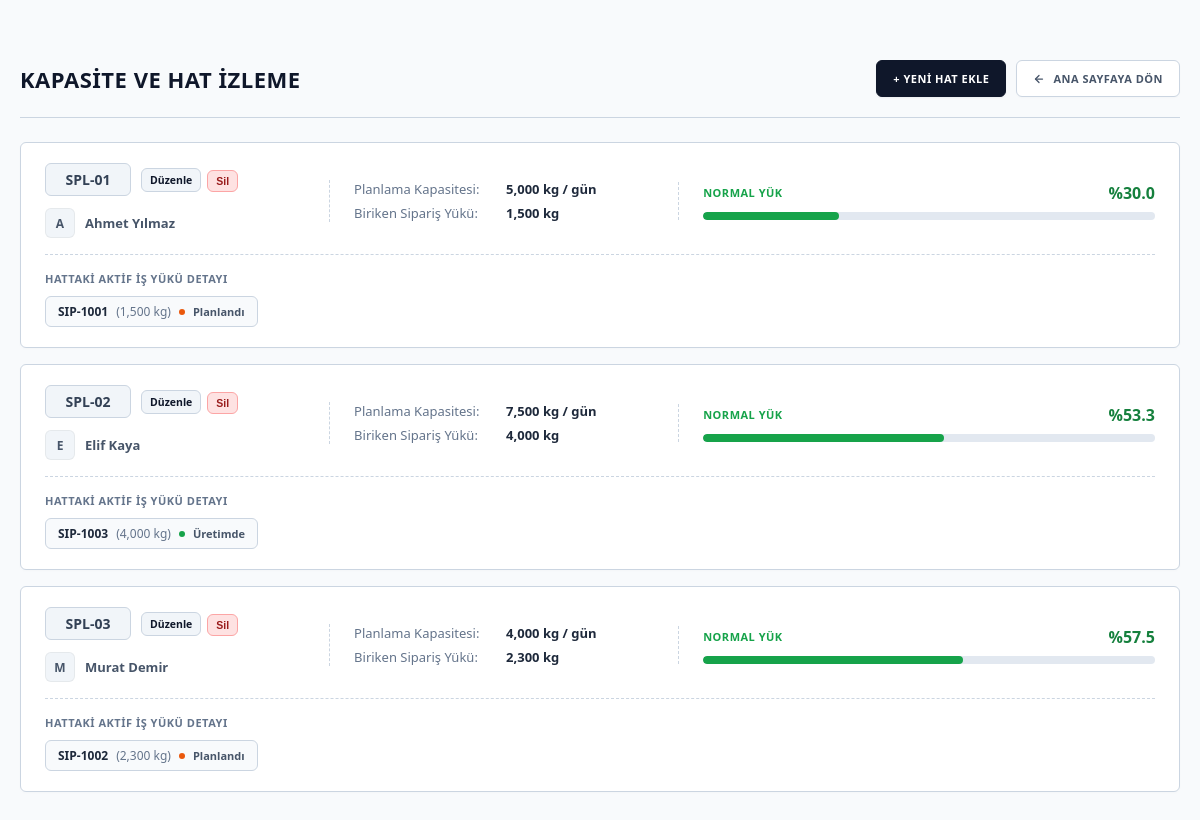
The app's page /lines, older data.
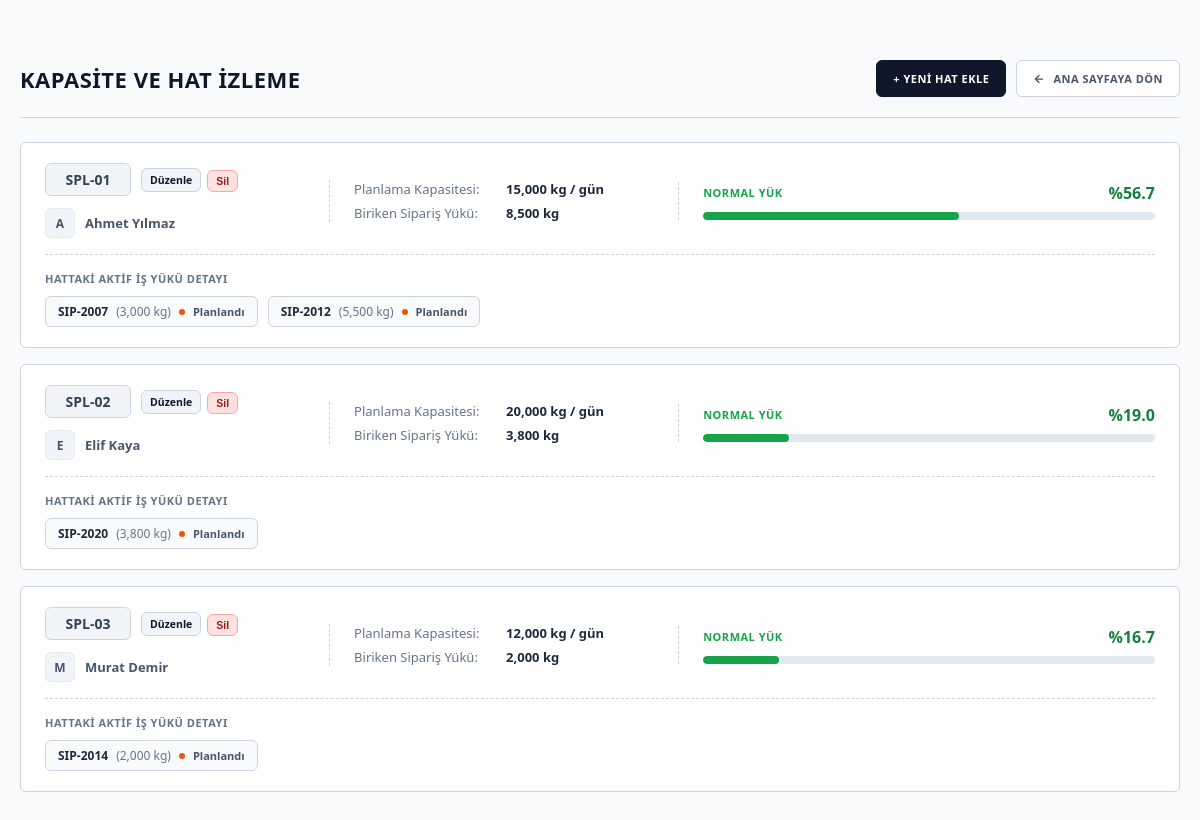
The same page, newer data.
### app/models.py (models this page shows)
class ProductionLine(Base):
    __tablename__ = "production_lines"
    id: Mapped[int] = mapped_column(
        primary_key=True,
        index=True,
    )
    line_name: Mapped[str] = mapped_column(
        String(50),
        nullable=False,
    )
    capacity: Mapped[int | None] = mapped_column(
        nullable=True,
    )
    operator_name: Mapped[str | None] = mapped_column(
        String(100),
        nullable=True,
    )

class Order(Base):
    __tablename__ = "orders"
    id: Mapped[int] = mapped_column(
        primary_key=True,
        index=True,
    )
    order_no: Mapped[str] = mapped_column(
        String(50),
        unique=False,
        nullable=False,
        index=True,
    )
    item_no: Mapped[str] = mapped_column(
        String(50),
        nullable=False,
        index=True,
    )
    customer_name: Mapped[str] = mapped_column(
        String(150),
        nullable=False,
    )
    product_id: Mapped[int | None] = mapped_column(
        ForeignKey("products.id"),
        nullable=True,
    )
    quantity: Mapped[float | None] = mapped_column(
        Float,
        nullable=True,
    )
    width: Mapped[float | None] = mapped_column(
        Float,
        nullable=True,
    )
    grammage: Mapped[float | None] = mapped_column(
        Float,
        nullable=True,
    )
    market_type: Mapped[str] = mapped_column(
        String(50),
        default="Yurtiçi",
        nullable=False,
    )
    sales_rep: Mapped[str | None] = mapped_column(
        String(100),
        nullable=True,
    )
    unit_price: Mapped[float] = mapped_column(
        Float,
        default=0.0,
        nullable=False,
    )
    currency: Mapped[str] = mapped_column(
        String(20),
        default="TRY",
        nullable=False,
    )
    production_line: Mapped[str | None] = mapped_column(
        String(50),
        nullable=True,
    )
    priority: Mapped[str] = mapped_column(
        String(50),
        default="Orta",
        nullable=False,
    )
    status: Mapped[str] = mapped_column(
        String(50),
        default="Yeni",
        nullable=False,
    )
    estimated_delivery_date: Mapped[date | None] = mapped_column(
        Date,
        nullable=True,
    )
    actual_delivery_date: Mapped[date | None] = mapped_column(
        Date,
        nullable=True,
    )
    completion_date: Mapped[date | None] = mapped_column(
        Date,
        nullable=True,
    )
    product = relationship("Product", back_populates="orders")

### app/main.py (the view)
@app.get(
    "/lines",
    response_class=HTMLResponse,
)
def get_production_lines(request: Request, error: str = None):
    db = SessionLocal()
    try:
        lines = db.query(models.ProductionLine).all()
        for line in lines:
            active_load = (
                db.query(func.sum(models.Order.quantity))
                .filter(
                    models.Order.production_line == line.line_name,
                    models.Order.status.in_(
                        ["Yeni", "Planlandı", "Üretimde"]
                    )
                )
                .scalar()
            )
            active_load = active_load or 0
            if line.capacity and line.capacity > 0:
                occupancy_rate = (
                    active_load / line.capacity
                ) * 100
            else:
                occupancy_rate = 0
            line.active_load = active_load
            line.occupancy_rate = round(occupancy_rate, 1)
            active_orders = db.query(models.Order).filter(
                models.Order.production_line == line.line_name,
                models.Order.status.in_(["Yeni", "Planlandı", "Üretimde"])
            ).all()
            line.active_orders = active_orders
    finally:
        db.close()
    return templates.TemplateResponse(
        request=request,
        name="lines.html",
        context={
            "title": "Üretim Hatları - Üretim Asistanım",
            "lines": lines,
            "error": error,
        },
    )

### app/templates/lines.html (shortened to what this page needs)
<!DOCTYPE html>
<html lang="tr">
<head>
</head>
<body>
    <div class="container">
        <div class="header">
            <h1>Kapasite ve Hat İzleme</h1>
            <div style="display: flex; gap: 10px;">
                <a href="/lines/new" style="display: inline-flex; align-items: center; text-decoration: none; color: white; background-color: #0f172a; font-weight: 700; font-size: 11px; padding: 10px 16px; border-radius: 6px; border: 1px solid #0f172a; box-shadow: 0 1px 2px rgba(0,0,0,0.05); text-transform: uppercase; letter-spacing: 0.5px; transition: all 0.2s;">
                    + Yeni Hat Ekle
                </a>
                <a href="/" class="btn-back">
                    <svg width="12" height="12" viewBox="0 0 24 24" fill="none" stroke="currentColor" stroke-width="2.5" stroke-linecap="round" stroke-linejoin="round">
                        <line x1="19" y1="12" x2="5" y2="12"></line>
                        <polyline points="12 19 5 12 12 5"></polyline>
                    </svg>
                    Ana Sayfaya Dön
                </a>
            </div>
        </div>
        <div class="lines-grid">
            {% if lines %}
                {% for line in lines %}
                    {% set color_class = "bg-green" %}
                    {% if line.occupancy_rate > 90 %}
                        {% set color_class = "bg-red" %}
                    {% elif line.occupancy_rate >= 75 %}
                        {% set color_class = "bg-orange" %}
                    {% endif %}
                    <div class="line-card">
                        <div class="line-card-main">
                            <div class="card-section section-operator">
                                <div style="display: flex; align-items: center; gap: 10px; flex-wrap: wrap;">
                                    <span class="line-badge">{{ line.line_name }}</span>
                                    <div style="display: flex; gap: 6px;">
                                        <a href="/lines/{{ line.id }}/edit" style="display: inline-flex; align-items: center; text-decoration: none; color: #0f172a; background-color: #f1f5f9; font-weight: 700; font-size: 10.5px; padding: 4px 8px; border-radius: 6px; border: 1px solid #cbd5e1; transition: all 0.2s ease;">
                                            Düzenle
                                        </a>
                                        <form action="/lines/{{ line.id }}/delete" method="post" style="display: inline;" onsubmit="return confirm('Bu üretim hattını silmek istediğinizden emin misiniz?');">
                                            <button type="submit" style="display: inline-flex; align-items: center; color: #991b1b; background-color: #fee2e2; font-weight: 700; font-size: 10.5px; padding: 4px 8px; border-radius: 6px; border: 1px solid #fca5a5; cursor: pointer; transition: all 0.2s ease;">
                                                Sil
                                            </button>
                                        </form>
                                    </div>
                                </div>
                                <div class="operator-info">
                                    <div class="avatar" style="border-radius: 6px; background-color: {% if color_class == 'bg-red' %}#fee2e2{% elif color_class == 'bg-orange' %}#fef3c7{% else %}#f1f5f9{% endif %}; color: {% if color_class == 'bg-red' %}#dc2626{% elif color_class == 'bg-orange' %}#ea580c{% else %}#475569{% endif %};">
                                        {{ line.operator_name[0] if line.operator_name else '?' }}
                                    </div>
                                    <span class="operator-name">{{ line.operator_name or 'Operatör Atanmadı' }}</span>
                                </div>
                            </div>
                            <div class="card-section section-info">
                                <div class="info-row">
                                    <span class="info-label">Planlama Kapasitesi:</span>
                                    <span class="info-value">{{ "{:,.0f}".format(line.capacity)|replace('.', ',') if line.capacity else '-' }} kg / gün</span>
                                </div>
                                <div class="info-row">
                                    <span class="info-label">Biriken Sipariş Yükü:</span>
                                    <span class="info-value">{{ "{:,.0f}".format(line.active_load)|replace('.', ',') }} kg</span>
                                </div>
                            </div>
                            <div class="card-section section-progress">
                                <div class="progress-title-row">
                                    <span class="progress-label" style="color: {% if color_class == 'bg-red' %}#dc2626{% elif color_class == 'bg-orange' %}#ea580c{% else %}#16a34a{% endif %};">
                                        {% if color_class == 'bg-red' %}AŞIRI YÜKLÜ
                                        {% elif color_class == 'bg-orange' %}YOĞUN YÜKLÜ
                                        {% else %}NORMAL YÜK
                                        {% endif %}
                                    </span>
                                    <span class="progress-percent" style="color: {% if color_class == 'bg-red' %}#991b1b{% elif color_class == 'bg-orange' %}#c2410c{% else %}#15803d{% endif %};">
                                        %{{ line.occupancy_rate }}
                                    </span>
                                </div>
                                <div class="progress-container">
                                    <div class="progress-bar {{ color_class }}" style="width: {{ [line.occupancy_rate, 100] | min }}%;"></div>
                                </div>
                            </div>
                        </div>
                        <div style="margin-top: 16px; border-top: 1px dashed #cbd5e1; padding-top: 16px; width: 100%;">
                            <div style="font-size: 11px; font-weight: 800; color: #64748b; letter-spacing: 0.5px; text-transform: uppercase; margin-bottom: 10px;">
                                Hattaki Aktif İş Yükü Detayı
                            </div>
                            {% if line.active_orders %}
                                <div style="display: flex; flex-wrap: wrap; gap: 10px;">
                                    {% for o in line.active_orders %}
                                        {% set dot_color = "#2563eb" %}
                                        {% if o.status == 'Planlandı' %}
                                            {% set dot_color = "#ea580c" %}
                                        {% elif o.status == 'Üretimde' %}
                                            {% set dot_color = "#16a34a" %}
                                        {% endif %}
                                        <div style="background-color: #f8fafc; border: 1px solid #cbd5e1; padding: 6px 12px; border-radius: 6px; font-size: 12px; display: inline-flex; align-items: center; gap: 8px; color: #334155;">
                                            <span style="font-weight: 700; color: #1e293b;">{{ o.order_no }}</span>
                                            <span style="color: #64748b;">({{ "{:,.0f}".format(o.quantity)|replace('.', ',') }} kg)</span>
                                            <span style="width: 6px; height: 6px; border-radius: 50%; background-color: {{ dot_color }}; display: inline-block;"></span>
                                            <span style="font-weight: 600; font-size: 11px; color: #475569;">{{ o.status }}</span>
                                        </div>
                                    {% endfor %}
                                </div>
                            {% else %}
                                <div style="font-size: 12.5px; color: #94a3b8; font-style: italic;">
                                    Hatta atanmış aktif sipariş bulunmamaktadır.
                                </div>
                            {% endif %}
                        </div>
                    </div>
                {% endfor %}
            {% else %}
                <div style="text-align: center; color: #94a3b8; padding: 40px; background: white; border-radius: 6px; border: 1px solid #cbd5e1;">
                    Kayıtlı üretim hattı bulunamadı.
                </div>
            {% endif %}
        </div>
    </div>
</body>
</html>

### app/templates/lines.html (style rules this page uses)
body { margin: 0; font-family: 'Segoe UI', Roboto, Helvetica, Arial, sans-serif; background: #f8fafc; color: #0f172a; }
.container { max-width: 1200px; margin: 40px auto; padding: 20px; }
.header { display: flex; justify-content: space-between; align-items: center; margin-bottom: 24px; border-bottom: 1px solid #cbd5e1; padding-bottom: 20px; }
h1 { margin: 0; color: #0f172a; font-size: 22px; font-weight: 800; text-transform: uppercase; letter-spacing: 0.5px; }
.btn-back { display: inline-flex; align-items: center; text-decoration: none; color: #475569; background-color: white; font-weight: 700; font-size: 11px; padding: 10px 16px; border-radius: 6px; border: 1px solid #cbd5e1; transition: all 0.2s ease; box-shadow: 0 1px 2px rgba(0,0,0,0.02); text-transform: uppercase; letter-spacing: 0.5px; }
.btn-back svg { margin-right: 8px; }
.lines-grid { display: flex; flex-direction: column; gap: 16px; }
.line-card { background: white; border: 1px solid #cbd5e1; border-radius: 6px; padding: 20px 24px; box-shadow: 0 1px 3px rgba(0, 0, 0, 0.02); transition: all 0.2s ease; display: flex; flex-direction: column; }
.line-card-main { display: grid; grid-template-columns: 1.2fr 1.5fr 2.2fr; align-items: center; gap: 24px; width: 100%; }
.section-operator { display: flex; flex-direction: column; align-items: flex-start; gap: 12px; }
.line-badge { background: #f1f5f9; color: #334155; padding: 6px 12px; border-radius: 6px; font-weight: 800; font-size: 14px; border: 1px solid #cbd5e1; min-width: 60px; text-align: center; }
.operator-info { display: flex; align-items: center; gap: 10px; }
.avatar { width: 28px; height: 28px; border-radius: 6px; display: flex; align-items: center; justify-content: center; font-weight: 700; font-size: 12px; border: 1px solid rgba(0,0,0,0.05); }
.operator-name { font-size: 13px; color: #475569; font-weight: 600; }
.section-info { display: flex; flex-direction: column; gap: 6px; border-left: 1px dashed #cbd5e1; padding-left: 24px; }
.info-row { display: flex; gap: 12px; font-size: 13px; color: #64748b; }
.info-label { min-width: 140px; }
.info-value { font-weight: 700; color: #1e293b; }
.section-progress { display: flex; flex-direction: column; gap: 8px; border-left: 1px dashed #cbd5e1; padding-left: 24px; }
.progress-title-row { display: flex; justify-content: space-between; align-items: center; }
.progress-label { font-size: 11px; font-weight: 800; letter-spacing: 0.5px; }
.progress-percent { font-size: 16px; font-weight: 800; }
.progress-container { width: 100%; height: 8px; background: #e2e8f0; border-radius: 4px; overflow: hidden; }
.progress-bar { height: 100%; border-radius: 4px; transition: width 0.5s ease; }
.bg-green { background-color: #16a34a; }

Row changes from the older to the newer data that the page shows:
changed ProductionLine "SPL-01": loses Order (order_no "SIP-1001", quantity "1,500", status "Planlandı"); capacity "5,000" → "15,000"; active_load "1,500" → "8,500"; occupancy_rate "30.0" → "56.7"; {{ [line.occupancy_rate, 100] | min }} 30.0 → 56.7 (drawn)
added Order: order_no "SIP-2007", quantity "3,000", status "Planlandı", shown under ProductionLine "SPL-01"
added Order: order_no "SIP-2012", quantity "5,500", status "Planlandı", shown under ProductionLine "SPL-01"
changed ProductionLine "SPL-02": loses Order (order_no "SIP-1003", quantity "4,000", status "Üretimde"); capacity "7,500" → "20,000"; active_load "4,000" → "3,800"; occupancy_rate "53.3" → "19.0"; {{ [line.occupancy_rate, 100] | min }} 53.3 → 19.0 (drawn)
added Order: order_no "SIP-2020", quantity "3,800", status "Planlandı", shown under ProductionLine "SPL-02"
changed ProductionLine "SPL-03": loses Order (order_no "SIP-1002", quantity "2,300", status "Planlandı"); capacity "4,000" → "12,000"; active_load "2,300" → "2,000"; occupancy_rate "57.5" → "16.7"; {{ [line.occupancy_rate, 100] | min }} 57.5 → 16.7 (drawn)
added Order: order_no "SIP-2014", quantity "2,000", status "Planlandı", shown under ProductionLine "SPL-03"
